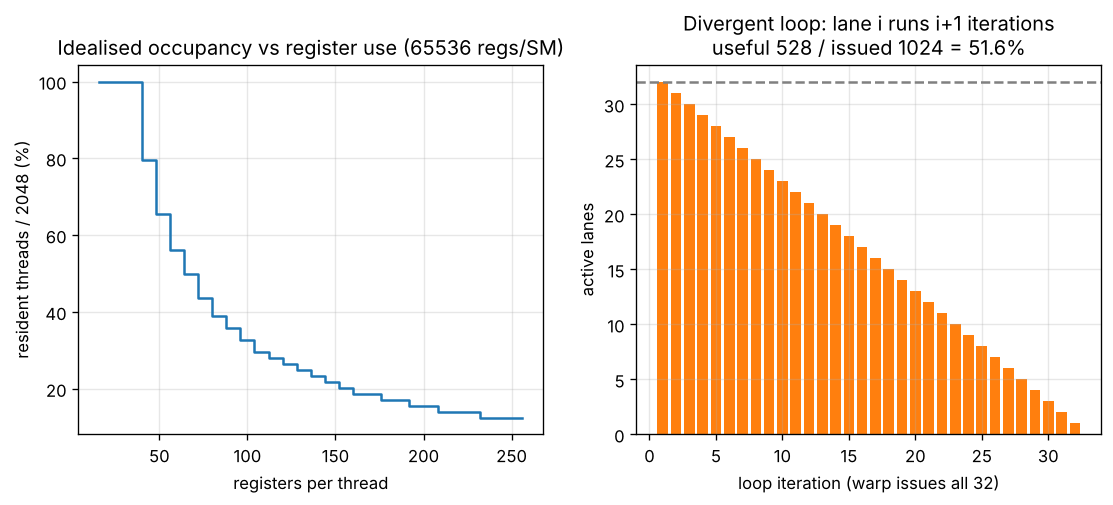

Python code for this plot:
import numpy as np
import matplotlib
matplotlib.use("Agg")
import matplotlib.pyplot as plt

np.random.seed(42)
# Idealised model: SM has 65536 32-bit registers and max 2048 resident threads.
regs = np.arange(16, 257, 8)
threads = np.minimum(2048, (65536 // regs) // 32 * 32)
occ = 100 * threads / 2048

# Warp lane utilisation when lane i loops (i+1) times (data-dependent trip count)

fig, ax = plt.subplots(1, 2, figsize=(11, 4))
ax[0].step(regs, occ, where="post", color="tab:blue")
ax[0].set_xlabel("registers per thread")
ax[0].set_ylabel("resident threads / 2048 (%)")
ax[0].set_title("Idealised occupancy vs register use (65536 regs/SM)")
ax[0].grid(alpha=0.3)

it = np.arange(1, 33)
active_lanes = 33 - it
ax[1].bar(it, active_lanes, color="tab:orange")
ax[1].axhline(32, color="gray", ls="--")
ax[1].set_xlabel("loop iteration (warp issues all 32)")
ax[1].set_ylabel("active lanes")
ax[1].set_title("Divergent loop: lane i runs i+1 iterations\nuseful 528 / issued 1024 = 51.6%")
ax[1].grid(alpha=0.3)
plt.savefig("graph_DAY_159.png", dpi=120, bbox_inches="tight")
